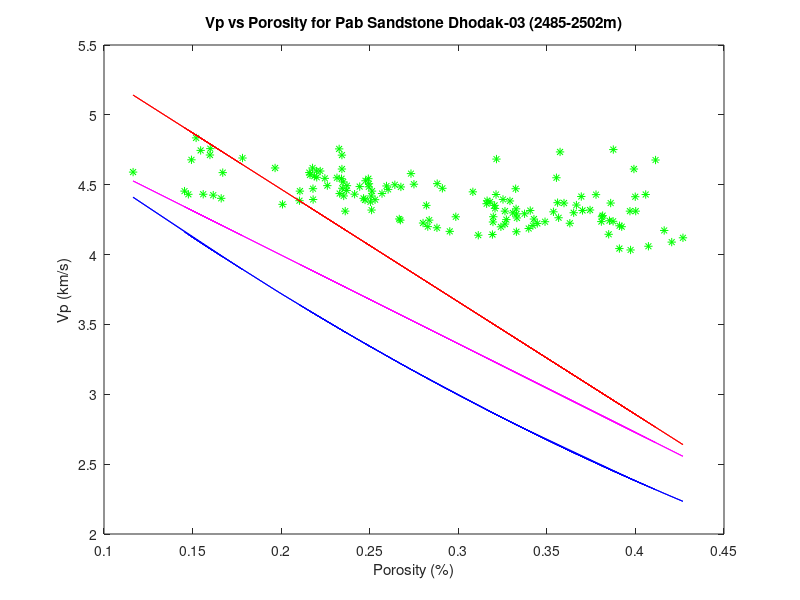
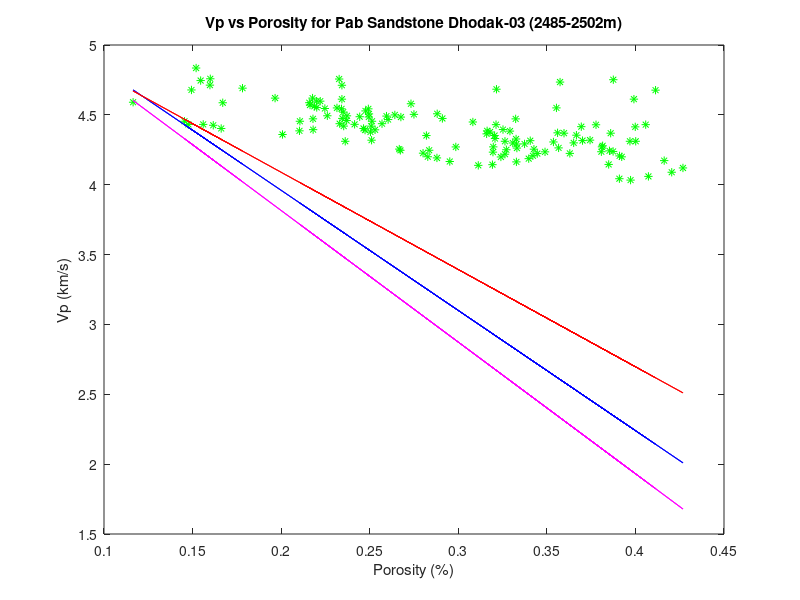
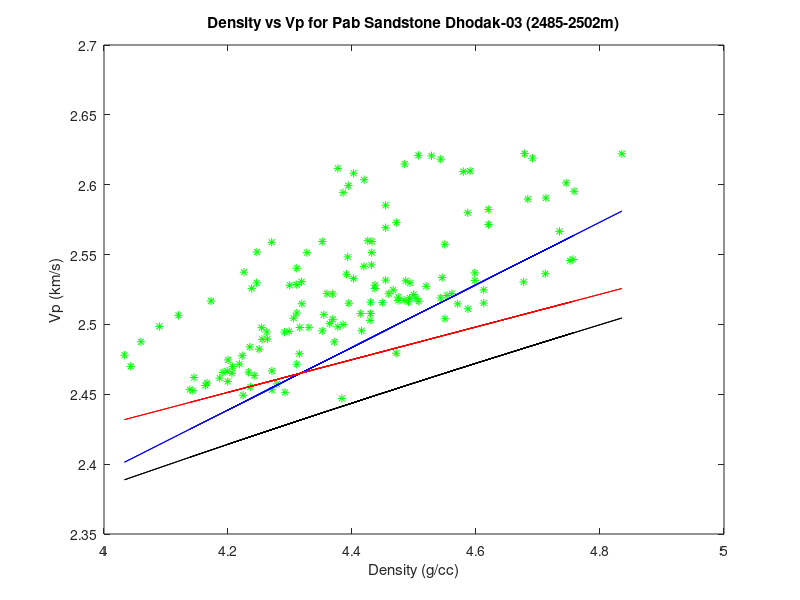

Recreate these plots in MATLAB, in order.
% Cross plot analysis of Pab Sandstone Dhodak-03
% Defining the data
load data_Pab24852502.txt
Depth = data_Pab24852502(:,1)
Vsh = data_Pab24852502(:,2)
Vp = data_Pab24852502(:,3)
RHOB = data_Pab24852502(:,4)
PHIT = data_Pab24852502(:,5)
PHIE = data_Pab24852502(:,6)

% Porosity vs. Vp (Water-saturated Clean SS and Dry shaly SS)
% Raymer et al (1980)(Water saturated Clean SS)
VpR = ((1-PHIT).^2)*5.5 + PHIT*1
%Han's relation(WS Clean Sandstone)at 40 MPa
VpC = 6.08 - 8.06*(PHIT)
%Han's relation(Dry Shaly Sandstone with clay factor)at 40 MPa
VpD = 5.41 - 6.35*(PHIT) - 2.87*(.05)

% Cross plot
figure(1)
plot(PHIT,Vp,'*g')
ylabel('Vp (km/s)')
xlabel('Porosity (%)')
title('Vp vs Porosity for Pab Sandstone Dhodak-03 (2485-2502m)')
hold on
plot(PHIT, VpR,'-b')
hold on
plot(PHIT, VpC,'-r')
hold on
plot(PHIT,VpD,'-m')

% Porosity vs. Vp (For Water saturated SS with clay contents)
% Tosaya et al. (1982) empirical relation
VpT = 5.8 -8.6*(PHIT) -2.4*(.05)
%Han's empirical relation(Shaly WS Sandstone)40 MPa
VpS = 5.59 - 6.96*(PHIT) - 2.18*(.05)
% Castagna's et al. (1985)-WS Shaly sandstone
VpC = 5.81 -9.42*PHIT - 2.21*(.05)

% Cross plot
figure(2)
plot(PHIT,Vp,'*g')
ylabel('Vp (km/s)')
xlabel('Porosity (%)')
title('Vp vs Porosity for Pab Sandstone Dhodak-03 (2485-2502m)')
hold on
plot(PHIT, VpT,'-b')
hold on
plot(PHIT, VpS,'-r')
hold on
plot(PHIT,VpC,'-m')

% Density vs Vp
% Blangy (1992) relations(Poorly consolidated sandstone)
Rho1 = 1.498 + 0.224*Vp
%  Jizba (1991) relation (Tight gas sandstone)
Rho2 = 1.96 + 0.117*Vp
%  Gardner et al (1974) relation (Water saturated sandstone)
Rho3 = 1.66*(Vp.^0.261)

% Cross plot
figure(3)
plot(Vp,RHOB,'*g')
ylabel('Vp (km/s)')
xlabel('Density (g/cc)')
title('Density vs Vp for Pab Sandstone Dhodak-03 (2485-2502m)')
hold on
plot(Vp,Rho1,'-b')
hold on
plot(Vp,Rho2,'-r')
hold on
plot(Vp,Rho3,'-k')